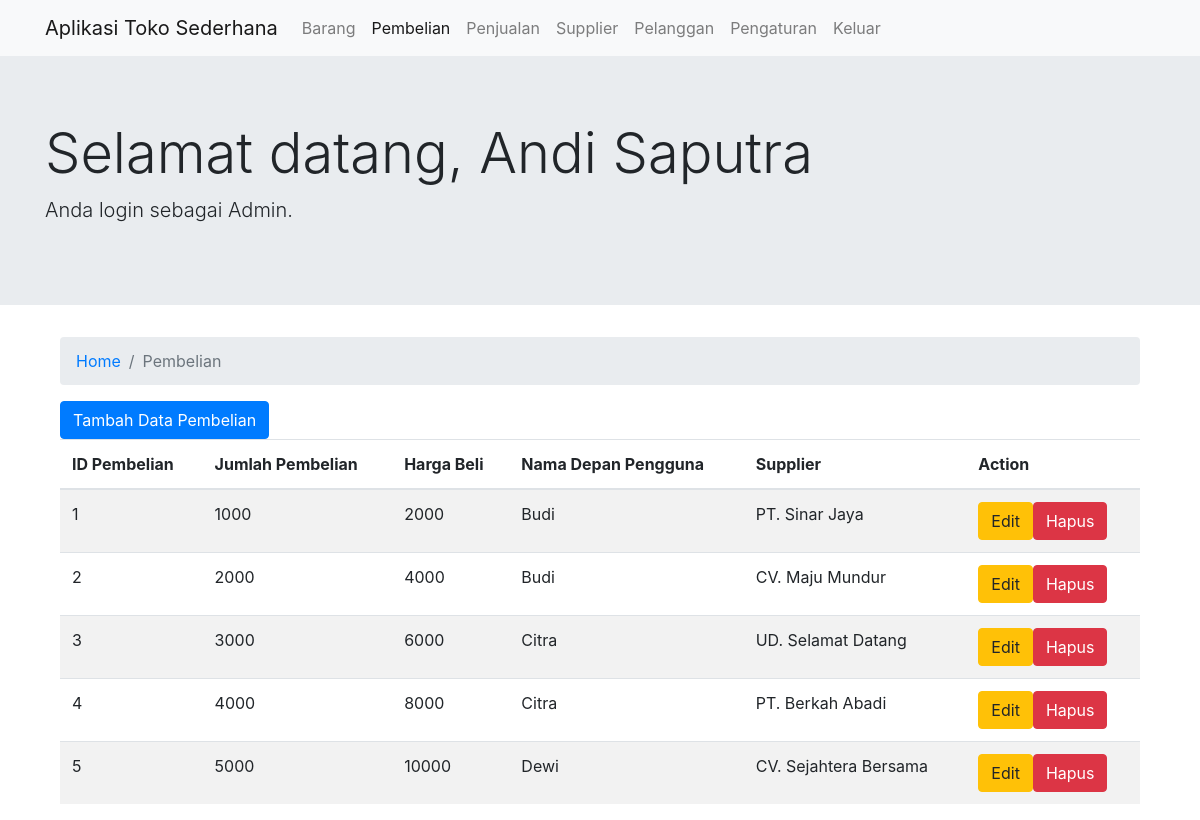
The page /home.php?halaman=pembelian (signed in) on the database its author committed.
### tables this page shows
CREATE TABLE `HakAkses` (
  `IdAkses` int(5) NOT NULL,
  `NamaAkses` varchar(10) DEFAULT NULL,
  `Keterangan` varchar(100) DEFAULT NULL,
  PRIMARY KEY (`IdAkses`)
);

CREATE TABLE `Pembelian` (
  `IdPembelian` int(5) NOT NULL,
  `JumlahPembelian` int(10) DEFAULT NULL,
  `HargaBeli` double DEFAULT NULL,
  `IdPengguna` int(5) DEFAULT NULL,
  `IdSupplier` int(5) DEFAULT NULL,
  PRIMARY KEY (`IdPembelian`)
);

CREATE TABLE `Pengguna` (
  `IdPengguna` int(5) NOT NULL,
  `NamaPengguna` varchar(100) DEFAULT NULL,
  `Password` varchar(32) DEFAULT NULL,
  `NamaDepan` varchar(50) DEFAULT NULL,
  `NamaBelakang` varchar(50) DEFAULT NULL,
  `NoHP` varchar(32) DEFAULT NULL,
  `Alamat` varchar(100) DEFAULT NULL,
  `IdAkses` int(5) DEFAULT NULL,
  PRIMARY KEY (`IdPengguna`)
);

CREATE TABLE `Supplier` (
  `IdSupplier` int(5) NOT NULL,
  `NamaSupplier` varchar(100) DEFAULT NULL,
  `NoTelp` varchar(32) DEFAULT NULL,
  `Alamat` varchar(100) DEFAULT NULL,
  PRIMARY KEY (`IdSupplier`)
);

### home.php (the view, shortened to what this page needs)
<?php
require_once "config.php";
$data_pengguna = $_SESSION;
$sql = "SELECT NamaAkses FROM hakakses WHERE IdAkses = " . $data_pengguna['IdAkses'];
$result = $conn->query($sql);
$nama_akses = $result->fetch_assoc();
$menu = array(
  "barang" => "Barang",
  "pembelian" => "Pembelian",
  "penjualan" => "Penjualan",
  "supplier" => "Supplier",
  "pelanggan" => "Pelanggan",
  "pengaturan" => "Pengaturan",
  "logout"  => "Keluar"
);
$halaman = isset($_GET['halaman']) ? $_GET['halaman'] : "";
function tampil_pembelian($conn) {
  $sql = "select IdPembelian, JumlahPembelian, HargaBeli, NamaDepan, NamaSupplier from pembelian join pengguna on pembelian.IdPengguna = pengguna.IdPengguna join supplier on pembelian.IdSupplier = Supplier.IdSupplier";
  $result = $conn->query($sql);
  if ($result->num_rows > 0) {
    echo "<div class='container'>";
    echo "<nav aria-label='breadcrumb'>";
    echo "<ol class='breadcrumb'>";
    echo "<li class='breadcrumb-item'><a href='home.php'>Home</a></li>";
    echo "<li class='breadcrumb-item active' aria-current='page'>Pembelian</li>";
    echo "</ol>";
    echo "</nav>";
    echo "<a href='tambah_barang.php' class='btn btn-primary'>Tambah Data Pembelian</a>";
    echo "<table class='table table-striped'>";
    echo "<thead>";
    echo "<tr>";
    echo "<th scope='col'>ID Pembelian</th>";
    echo "<th scope='col'>Jumlah Pembelian</th>";
    echo "<th scope='col'>Harga Beli</th>";
    echo "<th scope='col'>Nama Depan Pengguna</th>";
    echo "<th scope='col'>Supplier</th>";
    echo "<th scope='col'>Action</th>";
    echo "</tr>";
    echo "</thead>";
    echo "<tbody>";
    while ($row = $result->fetch_assoc()) {
      echo "<tr>";
      echo "<td>" . $row['IdPembelian'] . "</td>";
      echo "<td>" . $row['JumlahPembelian'] . "</td>";
      echo "<td>" . $row['HargaBeli'] . "</td>";
      echo "<td>" . $row['NamaDepan'] . "</td>";
      echo "<td>" . $row['NamaSupplier'] . "</td>";
      echo "<td><a href='edit_Pembelian.php?id=" . $row['IdPembelian'] . "' class='btn btn-warning'>Edit</a><a href='hapus_Pembelian.php?id=" . $row['IdPembelian'] . "' class='btn btn-danger'>Hapus</a></td>";
      echo "</tr>";
    }
    echo "</tbody>";
    echo "</table>";
    echo "</div>";
  } else {
    echo "<p>Tidak ada data barang.</p>";
  }
}
?>
<!DOCTYPE html>
<html lang="en">
<head>
  <link rel="stylesheet" href="https://stackpath.bootstrapcdn.com/bootstrap/4.5.2/css/bootstrap.min.css">
</head>
<body>
  <nav class="navbar navbar-expand-lg navbar-light bg-light">
    <div class="container">
      <a class="navbar-brand" href="#">Aplikasi Toko Sederhana</a>
      <div class="collapse navbar-collapse" id="navbarSupportedContent">
        <ul class="navbar-nav mr-auto">
          <?php
          foreach ($menu as $key => $value) {
            if ($halaman == $key) {
              echo "<li class='nav-item active'>";
            } else {
              echo "<li class='nav-item'>";
            }
            echo "<a class='nav-link' href='home.php?halaman=$key'>$value</a>";
            echo "</li>";
          }
          ?>
        </ul>
      </div>
    </div>
  </nav>
  <div class="jumbotron jumbotron-fluid">
    <div class="container">
      <h1 class="display-4">Selamat datang, <?php echo $data_pengguna['NamaDepan']; echo " "; echo $data_pengguna['NamaBelakang'] ?></h1>
      <p class="lead">Anda login sebagai <?php echo $nama_akses['NamaAkses']; ?>.</p>
    </div>
  </div>
  <div class="container">
    <?php
    if ($halaman == "") {
      echo "<p>Selamat datang di aplikasi toko sederhana. Silakan pilih menu di atas untuk melihat data-data yang ada.</p>";
    } else {
      if (array_key_exists($halaman, $menu)) {
        $fungsi = "tampil_" . $halaman;
        $fungsi($conn);
      } else {
        echo "<p>Halaman yang Anda minta tidak ditemukan.</p>";
      }
    }
    ?>
  </div>
</body>
</html>

### rows shown on the page
hakakses: NamaAkses "Admin"
pembelian: IdPembelian "1", JumlahPembelian "1000", HargaBeli "2000", IdPengguna.NamaDepan "Budi", IdSupplier.NamaSupplier "PT. Sinar Jaya"
pembelian: IdPembelian "2", JumlahPembelian "2000", HargaBeli "4000", IdPengguna.NamaDepan "Budi", IdSupplier.NamaSupplier "CV. Maju Mundur"
pembelian: IdPembelian "3", JumlahPembelian "3000", HargaBeli "6000", IdPengguna.NamaDepan "Citra", IdSupplier.NamaSupplier "UD. Selamat Datang"
pembelian: IdPembelian "4", JumlahPembelian "4000", HargaBeli "8000", IdPengguna.NamaDepan "Citra", IdSupplier.NamaSupplier "PT. Berkah Abadi"
pembelian: IdPembelian "5", JumlahPembelian "5000", HargaBeli "10000", IdPengguna.NamaDepan "Dewi", IdSupplier.NamaSupplier "CV. Sejahtera Bersama"

### other values the page prints
$value "Barang"
$value "Pembelian"
$value "Penjualan"
$value "Supplier"
$value "Pelanggan"
$value "Pengaturan"
$value "Keluar"
$data_pengguna['NamaDepan'] "Andi"
$data_pengguna['NamaBelakang'] "Saputra"
